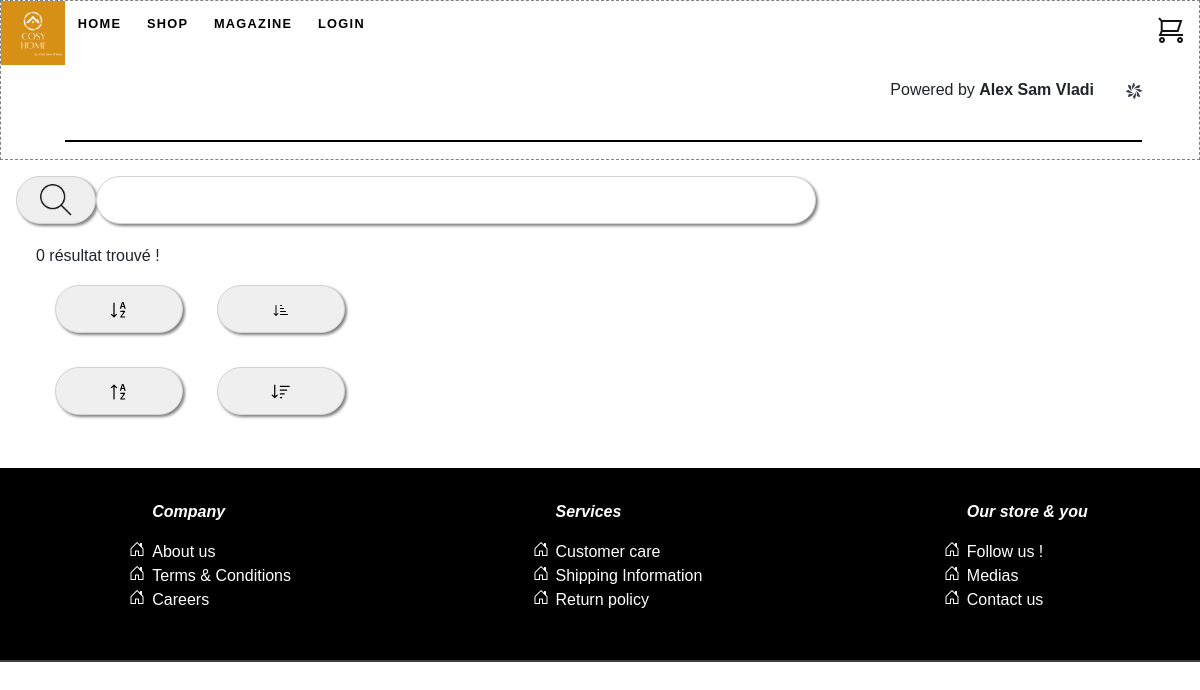
The app's page /src/product/result.php?valid_AZ=Confortable and modern black armchair, older data.
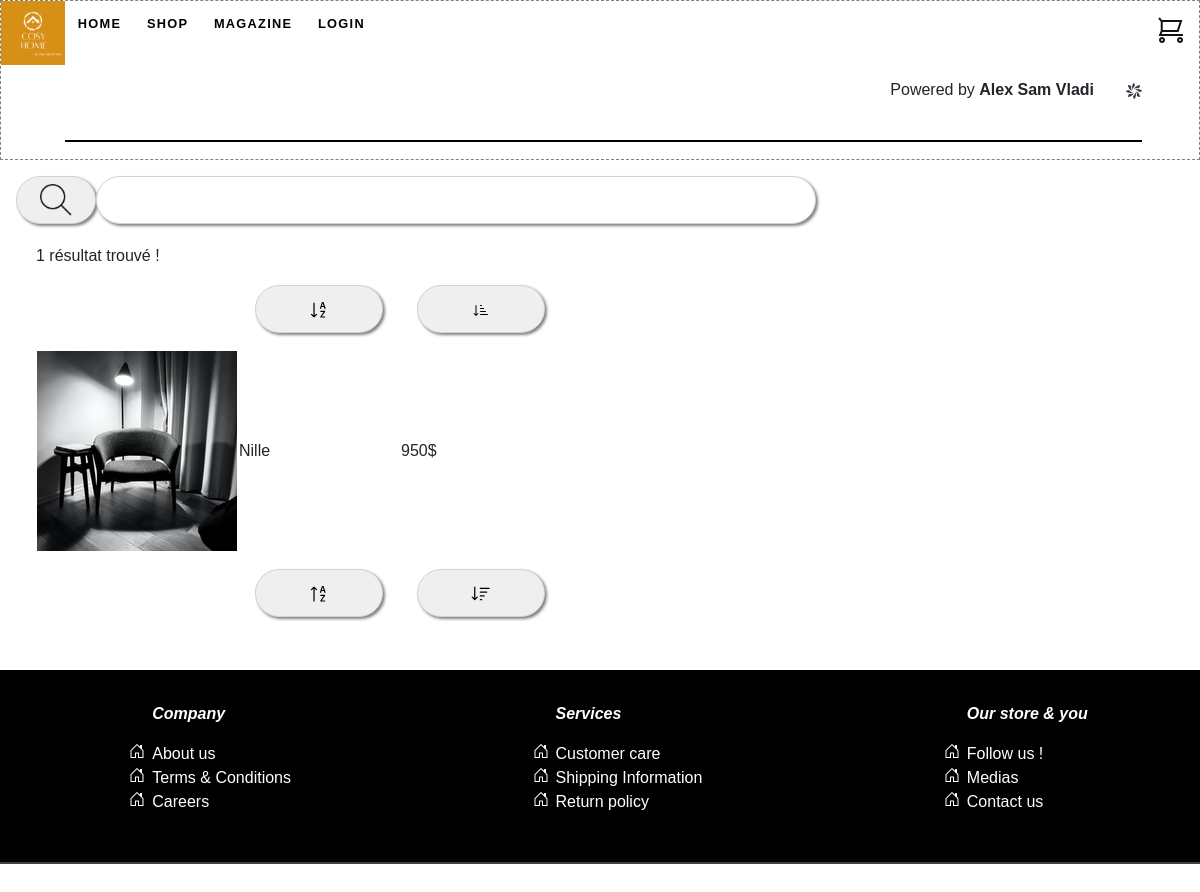
The same page, newer data.
### tables this page shows
CREATE TABLE `products` (
  `id` int NOT NULL AUTO_INCREMENT,
  `name` varchar(255) NOT NULL DEFAULT '0',
  `price` int NOT NULL DEFAULT '0',
  `photo` varchar(255) DEFAULT NULL,
  `description` varchar(255) DEFAULT NULL,
  `category_id` int NOT NULL DEFAULT '0',
  `category_name` varchar(255) DEFAULT NULL,
  `parent_category_id` int DEFAULT NULL,
  `parent_category_name` varchar(255) DEFAULT NULL,
  PRIMARY KEY (`id`)
);

### src/product/result.php (the view, shortened to what this page needs)
<?php
include_once('./includes/header.php');
include_once('./includes/my_connection.php');
if(isset($_POST['search']) AND !empty($_POST['search'])){
    $_POST['search']= htmlspecialchars($_POST['search']);
    $search = $_POST['search'];
    $search = strip_tags($search);
    $req=$connect->prepare("SELECT id, name, price, photo, description, category_name, parent_category_name FROM products WHERE description like '%$search%' OR name like '%$search%' OR category_name like '%$search%' OR parent_category_name like '%$search%'");
    $req->setFetchMode(PDO::FETCH_ASSOC);
    $req->execute();
    $result=$req->fetchAll();
    $afficher="oui";
}
elseif (isset($_GET['valid_AZ'])) {
    $search=$_GET['valid_AZ'];
    $req=$connect->prepare("SELECT id, name, price, photo, description, category_name, parent_category_name FROM products WHERE description like '%$search%' OR name like '%$search%' OR category_name like '%$search%' OR parent_category_name like '%$search%' ORDER BY name ASC");
    $req->setFetchMode(PDO::FETCH_ASSOC);
    $req->execute();
    $result=$req->fetchAll();
    $afficher="oui";
}
else{
    header("location: ./index.php");
      }
?>
<body>
<form action="" method="post">
    <div class="search_bar">
        <button type="valid"><img class="loupe" src="./images/Search.png" alt="search" name="valid"></button>
        <input type="search" id="site-search" name="search" value="<?php if(isset($_POST['search'])){echo $_POST['search'];} ?>" >
    </div>
    </form>
<div>
<?php
        if ($afficher=="oui") {  ?>
            <div id="results">
            <div class="nbr_results"><?php echo count($result)." ".(count($result)>1?"résultats trouvés !" : "résultat trouvé !"); ?></div>
            <table class ="table_result">
                    <tr>
                        <td>
                        </td>
                        <td>
                            <form action="" method="get">
                                <button type="valid" name="valid_AZ" value ="<?php echo $search; ?>"></button>
                            </form>
                        </td>
                        <td>
                            <form action="" method="get">
                                <button type="valid" name="price_up" value = "<?php echo $search; ?>"></button>
                            </form>
                        </td>
                    </tr>
                <?php for($i=0;$i<count($result);$i++){ ?>
                    <tr>
                        <td>
                        <a href="shop_product.php?id=<?= $result[$i]['id'] ?>"><img src="<?php echo $result[$i]['photo']; ?>" alt="test"/></a>
                        </td>
                        <td>
                            <?php echo $result[$i]['name']; ?>
                        </td>
                        <td>
                            <?php echo $result[$i]['price'] . "&dollar;"; ?>
                        </td>
                    </tr>
                <?php } ?>
                    <tr>
                        <td>
                        </td>
                        <td>
                            <form action="" method="get">
                                <button type="valid" name="valid_ZA" value = "<?php echo $search; ?>"></button>
                            </form>
                        </td>
                        <td>
                            <form action="" method="get">
                                <button type="valid" name="price_down" value = "<?php echo $search; ?>"></button>
                            </form>
                        </td>
                    </tr>
            </table>
        </div>
     <?php  }
     include_once("./includes/footer.php");
     ?>
</div>
</body>
</html>

Row changes from the older to the newer data that the page shows:
added products: photo (picture), name "Nille", price "950"
Text that changed along with them:
count($result): "0" → "1"
